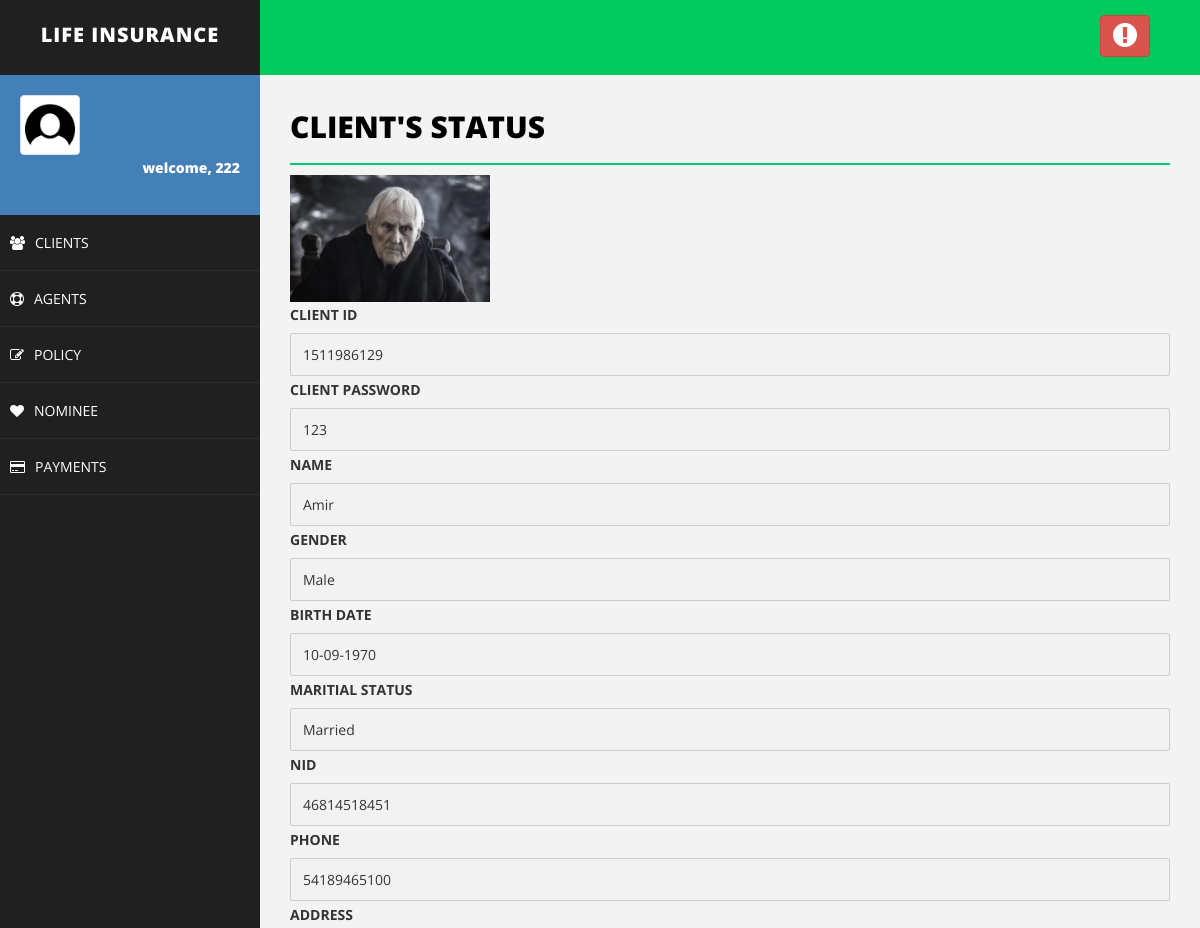
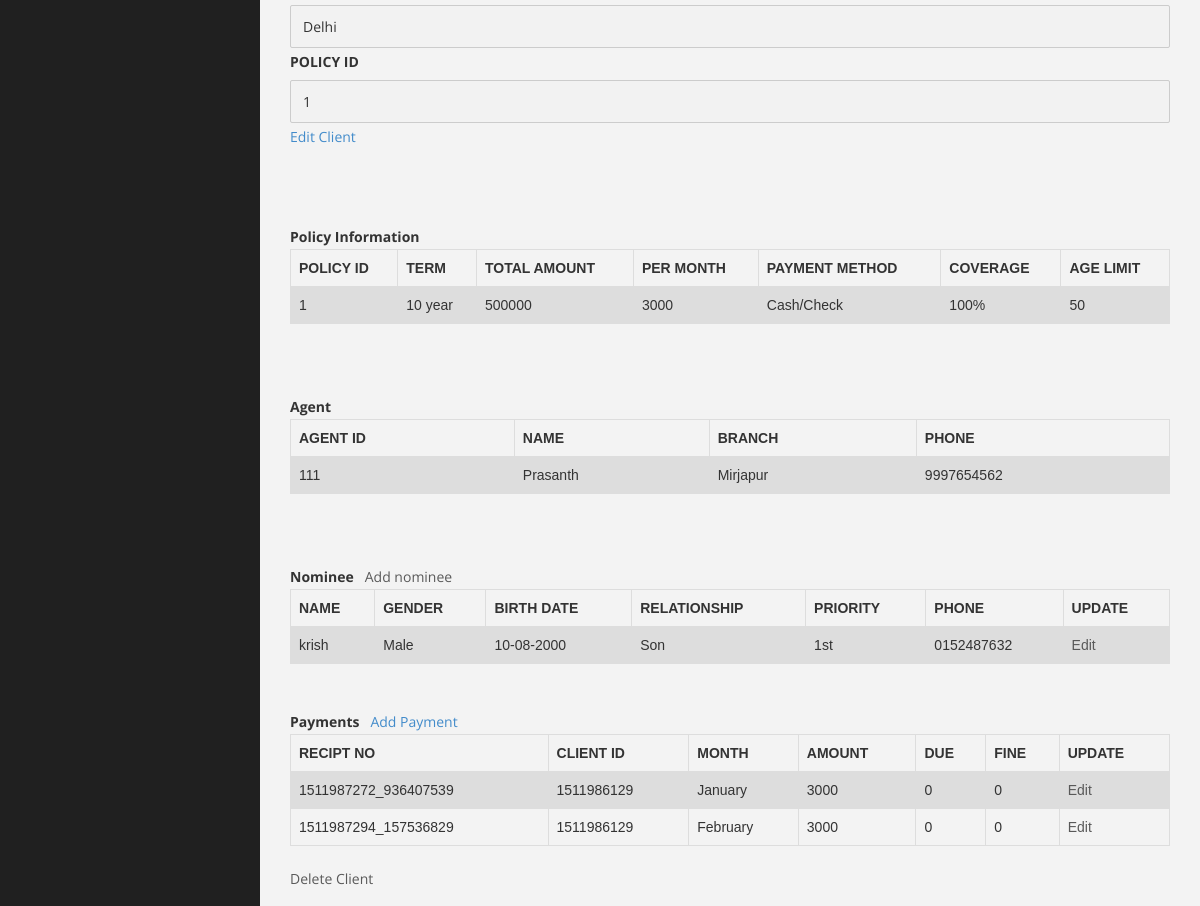
Page /lims/clientStatus.php?client_id=1511986129 (signed in) on the committed database (2 pictures, top to bottom).
### tables this page shows
CREATE TABLE `client` (
  `client_id` varchar(200) NOT NULL,
  `client_password` varchar(30) NOT NULL,
  `name` varchar(50) NOT NULL,
  `sex` varchar(20) NOT NULL,
  `birth_date` varchar(20) NOT NULL,
  `marital_status` varchar(20) NOT NULL,
  `nid` varchar(50) NOT NULL,
  `phone` varchar(20) NOT NULL,
  `address` varchar(50) NOT NULL,
  `policy_id` varchar(50) NOT NULL,
  `agent_id` varchar(20) NOT NULL,
  `image` varchar(200) NOT NULL
);

CREATE TABLE `policy` (
  `policy_id` varchar(50) NOT NULL,
  `term` varchar(50) NOT NULL,
  `health_status` varchar(50) NOT NULL,
  `system` varchar(50) NOT NULL,
  `payment_method` varchar(50) NOT NULL,
  `coverage` varchar(50) NOT NULL,
  `age_limit` varchar(20) NOT NULL
);

CREATE TABLE `agent` (
  `agent_id` varchar(50) NOT NULL,
  `agent_password` varchar(30) NOT NULL,
  `name` varchar(50) NOT NULL,
  `branch` varchar(50) NOT NULL,
  `phone` varchar(50) NOT NULL
);

CREATE TABLE `nominee` (
  `nominee_id` varchar(200) NOT NULL,
  `client_id` varchar(100) NOT NULL,
  `name` varchar(50) NOT NULL,
  `sex` varchar(20) NOT NULL,
  `birth_date` varchar(50) NOT NULL,
  `nid` varchar(50) NOT NULL,
  `relationship` varchar(20) NOT NULL,
  `priority` varchar(20) NOT NULL,
  `phone` varchar(50) NOT NULL
);

CREATE TABLE `payment` (
  `recipt_no` varchar(20) NOT NULL,
  `client_id` varchar(50) NOT NULL,
  `month` varchar(50) NOT NULL,
  `amount` varchar(50) NOT NULL,
  `due` varchar(50) NOT NULL,
  `fine` varchar(50) NOT NULL,
  `agent_id` varchar(30) NOT NULL
);

### lims/clientStatus.php (the view, shortened to what this page needs)
<!DOCTYPE html>
<html>
<head>
    <link href="assets/css/bootstrap.css" rel="stylesheet" />
    <link href="assets/css/font-awesome.css" rel="stylesheet" />
    <link href="assets/css/basic.css" rel="stylesheet" />
    <link href="assets/css/custom.css" rel="stylesheet" />
</head>
<?php include 'header.php';
$username = $_SESSION["username"];
?>
        <div id="page-wrapper">
                <div class="row">
                    <div class="col-md-12">
                        <h1 class="page-head-line">Client's Status</h1>
<?php
	if($_SERVER["REQUEST_METHOD"] == "GET"){
		$client_id = $_GET["client_id"];
	}
	$sql = "SELECT * from client where client_id='$client_id'";
	$result = $conn->query($sql);
	$policy_id = "";
	$agent_id="";
?>
<?php
	while($row = $result->fetch_assoc()) {
		$images = $row["image"];
?>
			<img class="profile-user-img img-responsive"  width="200px" height="200px" src="<?php echo "../project/uploads/".$images ?>" alt="Client has no profile picture">
<?php
		echo "<label for=\"fname\">CLIENT ID</label>";
	    echo "<input disabled type=\"text\" client_id=\"fname\" name=\"client_id\" placeholder=\"clients id..\" value=\"$row[client_id]\">";
		echo "<label for=\"fname\">CLIENT PASSWORD</label>";
	    echo "<input disabled type=\"text\" client_id=\"fname\" name=\"client_password\" placeholder=\"client password..\" value=\"$row[client_password]\">";
		echo "<label for=\"fname\">NAME</label>";
	    echo "<input disabled type=\"text\" client_id=\"fname\" name=\"name\" placeholder=\"clients Name..\" value=\"$row[name]\">";
		echo "<label for=\"fname\">GENDER</label>";
		echo "<input disabled type=\"text\" client_id=\"fname\" name=\"sex\" placeholder=\"clients gender..\" value=\"$row[sex]\">";
		echo "<label for=\"fname\">BIRTH DATE</label>";
		echo "<input disabled type=\"text\" client_id=\"fname\" name=\"birth_date\" placeholder=\"clients Birth Date..\" value=\"$row[birth_date]\">";
		echo "<label for=\"fname\">MARITIAL STATUS</label>";
		echo "<input disabled type=\"text\" client_id=\"fname\" name=\"marital_status\" placeholder=\"clients Maritial Status..\" value=\"$row[marital_status]\">";
		echo "<label for=\"fname\">NID</label>";
		echo "<input disabled type=\"text\" client_id=\"fname\" name=\"nid\" placeholder=\"clients NID..\" value=\"$row[nid]\">";
		echo "<label for=\"fname\">PHONE</label>";
		echo "<input disabled type=\"text\" client_id=\"fname\" name=\"phone\" placeholder=\"clients Phone..\" value=\"$row[phone]\">";
		echo "<label for=\"fname\">ADDRESS</label>";
		echo "<input disabled type=\"text\" client_id=\"fname\" name=\"address\" placeholder=\"clients Address..\" value=\"$row[address]\">";
		echo "<label for=\"fname\">POLICY ID</label>";
		echo "<input disabled type=\"text\" client_id=\"fname\" name=\"policy_id\" placeholder=\"policy id..\" value=\"$row[policy_id]\">";
		$policy_id = $row["policy_id"];
		$c_id      = $row["client_id"];
		$a_id  = $row["agent_id"];
		$agent_id = $row["agent_id"];
		echo "<a href='editClient.php?client_id=".$c_id."'>Edit Client</a>\n";
    }
		echo "<br>\n";
	    echo "<br>\n";
	$sql = "SELECT policy_id,term,health_status,system,payment_method,coverage, age_limit FROM policy where policy_id ='$policy_id'";
	$result = $conn->query($sql);
	echo "<table class=\"table\">\n";
    echo "  <tr>\n";
    echo "    <th>POLICY ID</th>\n";
    echo "    <th>TERM</th>\n";
    echo "    <th>TOTAL AMOUNT</th>\n";
    echo "    <th>PER MONTH</th>\n";
	echo "    <th>PAYMENT METHOD</th>\n";
    echo "    <th>COVERAGE</th>\n";
    echo "    <th>AGE LIMIT</th>\n";
    echo "  </tr>\n";
	if ($result->num_rows > 0) {
	while($row = $result->fetch_assoc()) {
		echo "<tr>\n";
		echo "    <td>".$row["policy_id"]."</td>\n";
		echo "    <td>".$row["term"]."</td>\n";
		echo "    <td>".$row["health_status"]."</td>\n";
		echo "    <td>".$row["system"]."</td>\n";
		echo "    <td>".$row["payment_method"]."</td>\n";
		echo "    <td>".$row["coverage"]."</td>\n";
		echo "    <td>".$row["age_limit"]."</td>\n";
	    echo "  </tr>";
	}
	}
echo '</div>';
	echo "<br>\n";
	echo "<br>\n";
	echo '<b>Policy Information</b>';
	$sql = "SELECT * FROM agent where agent_id='$a_id'";
	$result = $conn->query($sql);
	echo "<table class=\"table\">\n";
    echo "  <tr>\n";
    echo "    <th>AGENT ID</th>\n";
    echo "    <th>NAME</th>\n";
    echo "    <th>BRANCH</th>\n";
    echo "    <th>PHONE</th>\n";
    echo "  </tr>";
	if ($result->num_rows > 0) {
	while($row = $result->fetch_assoc()) {
		echo "<tr>\n";
		echo "    <td>".$row["agent_id"]."</td>\n";
		echo "    <td>".$row["name"]."</td>\n";
		echo "    <td>".$row["branch"]."</td>\n";
		echo "    <td>".$row["phone"]."</td>\n";
		echo "  </tr>";
	}
	}
	echo '<b>Agent</b>';
	$sql = "SELECT * FROM nominee where client_id='$c_id'";
	$result = $conn->query($sql);
	echo "<table class=\"table\">\n";
    echo "  <tr>\n";
    echo "    <th>NAME</th>\n";
    echo "    <th>GENDER</th>\n";
    echo "    <th>BIRTH DATE</th>\n";
	echo "    <th>RELATIONSHIP</th>\n";
	echo "    <th>PRIORITY</th>\n";
    echo "    <th>PHONE</th>\n";
	echo "    <th>UPDATE</th>\n";
    echo "  </tr>";
	if ($result->num_rows > 0) {
	while($row = $result->fetch_assoc()) {
		echo "<tr>\n";
		echo "    <td>".$row["name"]."</td>\n";
		echo "    <td>".$row["sex"]."</td>\n";
		echo "    <td>".$row["birth_date"]."</td>\n";
		echo "    <td>".$row["relationship"]."</td>\n";
		echo "    <td>".$row["priority"]."</td>\n";
		echo "    <td>".$row["phone"]."</td>\n";
		if($agent_id == $username || "ahmed" == $username){
			echo "<td>"."<a href='editNominee.php?nominee_id=".$row["nominee_id"]. "'>Edit</a>"."</td>\n";
		}else {
			echo "<td>"."<a class=\"dis\" href='editNominee.php?nominee_id=".$row["nominee_id"]. "'>Edit</a>"."</td>\n";
		}
		echo "  </tr>";
	}
	}
	echo '<b>Nominee</b>'; echo '&nbsp';echo '&nbsp';echo '&nbsp';
	if($agent_id== $username || "ahmed" == $username){
			echo "<a href='addNominee.php?client_id=".$c_id. "'>Add Nominee</a>";
		}else {
			echo "<a class=\"dis\" href='addNominee.php?client_id=".$c_id. "'>Add nominee</a>";
		}
	$sql = "SELECT * FROM payment where client_id='$c_id'";
	$result = $conn->query($sql);
	echo "<table class=\"table\">\n";
    echo "  <tr>\n";
    echo "    <th>RECIPT NO</th>\n";
    echo "    <th>CLIENT ID</th>\n";
    echo "    <th>MONTH</th>\n";
    echo "    <th>AMOUNT</th>\n";
	echo "    <th>DUE</th>\n";
    echo "    <th>FINE</th>\n";
	echo "    <th>UPDATE</th>\n";
    echo "  </tr>";
	echo "<br>\n";
	echo '<b>Payments</b>';  echo '&nbsp';echo '&nbsp';echo '&nbsp'; echo "<a href='addPayment.php?client_id=".$c_id."'>Add Payment</a>";
	if ($result->num_rows > 0) {
	while($row = $result->fetch_assoc()) {
		echo "<tr>\n";
		echo "    <td>".$row["recipt_no"]."</td>\n";
		echo "    <td>".$row["client_id"]."</td>\n";
		echo "    <td>".$row["month"]."</td>\n";
		echo "    <td>".$row["amount"]."</td>\n";
		echo "    <td>".$row["due"]."</td>\n";
		echo "    <td>".$row["fine"]."</td>\n";
		if($row["agent_id"]== $username || "ahmed" == $username){
			echo "<td>"."<a href='editPayment.php?recipt_no=".$row["recipt_no"]. "'>Edit</a>"."</td>\n";
		}else {
			echo "<td>"."<a class=\"dis\" href='editPayment.php?recipt_no=".$row["recipt_no"]. "'>Edit</a>"."</td>\n";
		}
		echo "  </tr>";
	}
	}
	echo "</table>\n";
	if($agent_id== $username || "ahmed" == $username){
			echo "<td>"."<a href='deleteClient.php?client_id=".$client_id. "'>Delete Client</a>"."</td>\n";
		}else {
			echo "<td>"."<a class=\"dis\" href='deleteClient.php?client_id=".$row["client_id"]. "'>Delete Client</a>"."</td>\n";
		}
?>
                </div>
        </div>
    </div>
</body>
</html>

### lims/header.php (shortened to what this page needs)
<body>
    <div id="wrapper">
        <nav class="navbar navbar-default navbar-cls-top " role="navigation" style="margin-bottom: 0">
            <div class="navbar-header">
                <a class="navbar-brand" href="index.php">Life Insurance</a>
            </div>
            <div class="header-right">
                 <a href="<?php echo "logout.php" ?>" class="btn btn-danger" title="Logout"><i class="fa fa-exclamation-circle fa-2x"></i></a>
            </div>
        </nav>
        <nav class="navbar-default navbar-side" role="navigation">
            <div class="sidebar-collapse">
                <ul class="nav" id="main-menu">
                    <li>
                        <div class="user-img-div">
                            <img src="assets/img/user.png" class="img-thumbnail" />
                            <div class="inner-text">
                                <?php
									if(!isset($_SESSION["username"])){
										header("Location: index.php");
									}else {
										echo "welcome, ".$_SESSION["username"];
									}
								?>
                            <br />
                            </div>
                        </div>
                    </li>
                 <li>
                      <a href="client.php"><i class="fa fa-users "></i>CLIENTS</a >
                 </li>
                 <li>
                      <a href="agent.php"><i class="fa fa-life-saver "></i>AGENTS</a>
                 </li>
                 <li>
                      <a href="policy.php"><i class="fa fa-pencil-square-o "></i>POLICY</a>
                 </li>
                 <li>
                      <a href="nominee.php"><i class="fa fa-heart "></i>NOMINEE</a>
                 </li>
                 <li>
                      <a href="payment.php"><i class="fa fa-credit-card "></i>PAYMENTS</a>
                 </li>
                </ul>
            </div>
        </nav>

### lims/assets/css/basic.css (style rules this page uses)
body { font-family: 'Open Sans', sans-serif; line-height:25px; }
#wrapper { width: 100%; background: #202020; }
#page-wrapper { padding: 15px 15px; min-height: 600px; background: #F3F3F3; }
.page-head-line { font-size: 30px; text-transform: uppercase; color: #000; font-weight: 800; padding-bottom: 20px; border-bottom: 2px solid #00CA79; margin-bottom: 10px; }
.navbar-cls-top .navbar-brand { color: #fff; background: #202020; width: 260px; text-align: center; height: 75px; font-size: 20px; letter-spacing: 1px; font-weight: 900; padding-top: 25px; text-transform:uppercase; }
.header-right { color: #fff; padding: 15px 50px 5px 50px; float: right; font-size: 16px; }
.user-img-div { min-height: 140px; padding: 20px; background-color: #4380B8; }
.user-img-div img { max-height: 60px; }
.user-img-div .inner-text { text-align: right; position: relative; color: #fff; font-weight: 800; line-height: 25px; }
.sidebar-collapse, .sidebar-collapse .nav { background: none; }
.sidebar-collapse .nav { padding: 0; }
.sidebar-collapse .nav > li > a { color: #fff; background: #202020; text-shadow: none; padding: 15px 40px; border-bottom: 1px solid #2F2E31; }
.sidebar-collapse > .nav > li > a { padding: 15px 10px; }
.navbar-side { border: none; background-color: #202020; }
.navbar-cls-top { background: #00ca5d; border-bottom: none; }
.navbar-default { border: 0px solid black; }
.navbar-header { background: #000000; }
.nav > li > a > i { margin-right: 10px; }
@media (min-width:768px) { #page-wrapper { margin: 0 0 0 260px; padding: 15px 30px; min-height: 1200px; } }
@media (min-width:768px) { .navbar-side { z-index: 1; position: absolute; width: 260px; } }
@media (min-width:768px) { .navbar { border-radius: 0px; } }

### lims/clientStatus.php (style rules this page uses)
input[type=text], select { width: 100%; padding: 8px 12px; margin: 1px 0; display: inline-block; border: 1px solid #ccc; border-radius: 2px; box-sizing: border-box; }
table { font-family: arial, sans-serif; border-collapse: collapse; width: 100%; }
td, th { border: 1px solid #dddddd; text-align: left; padding: 8px; }
tr:nth-child(even) { background-color: #dddddd; }
.dis { pointer-events: none; cursor: default; color:#595959; }

### rows in the picture
client: image (picture), client_id "1511986129", client_password "123", name "Amir", sex "Male", birth_date "10-09-1970", marital_status "Married", nid "46814518451", phone "54189465100", address "Delhi", policy_id "1"
policy: policy_id "1", term "10 year", health_status "500000", system "3000", payment_method "Cash/Check", coverage "100%", age_limit "50"
agent: agent_id "111", name "Prasanth", branch "Mirjapur", phone "9997654562"
nominee: name "krish", sex "Male", birth_date "10-08-2000", relationship "Son", priority "1st", phone "0152487632"
payment: recipt_no "1511987272_936407539", client "1511986129", month "January", amount "3000", due "0", fine "0"
payment: recipt_no "1511987294_157536829", client "1511986129", month "February", amount "3000", due "0", fine "0"

### other values in the picture
$_SESSION["username"] "222"
